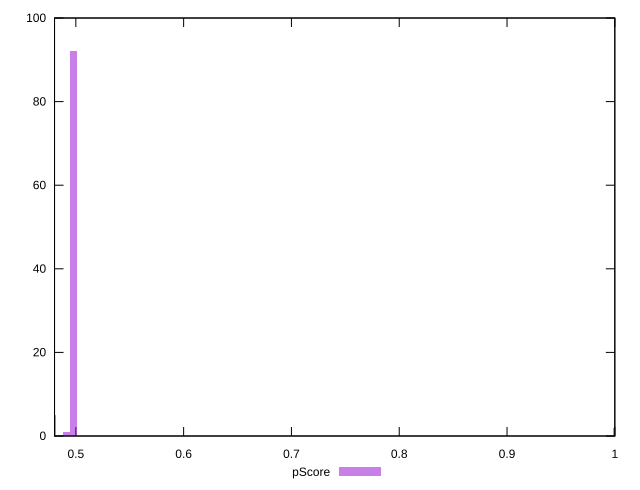

Write gnuplot code to recreate this figure.
reset

$pScore <<EOF
1.0014794745574958 2
0.47841376173128775 5
0.49755031220053925 92
0.4911714620441221 1
EOF

set key outside below
set boxwidth 0.00637885015641717
set xrange [0.48023529411764704:1]
set yrange [0:100]
set trange [0:100]
set style fill transparent solid 0.5 noborder
set terminal svg size 640, 490 enhanced background rgb 'white'
set output "report_00019_2021-02-10T18-14-37.922Z//uses-rel-preload/samples/pages+cached/pScore/histogram.svg"

plot $pScore title "pScore" with boxes

reset
